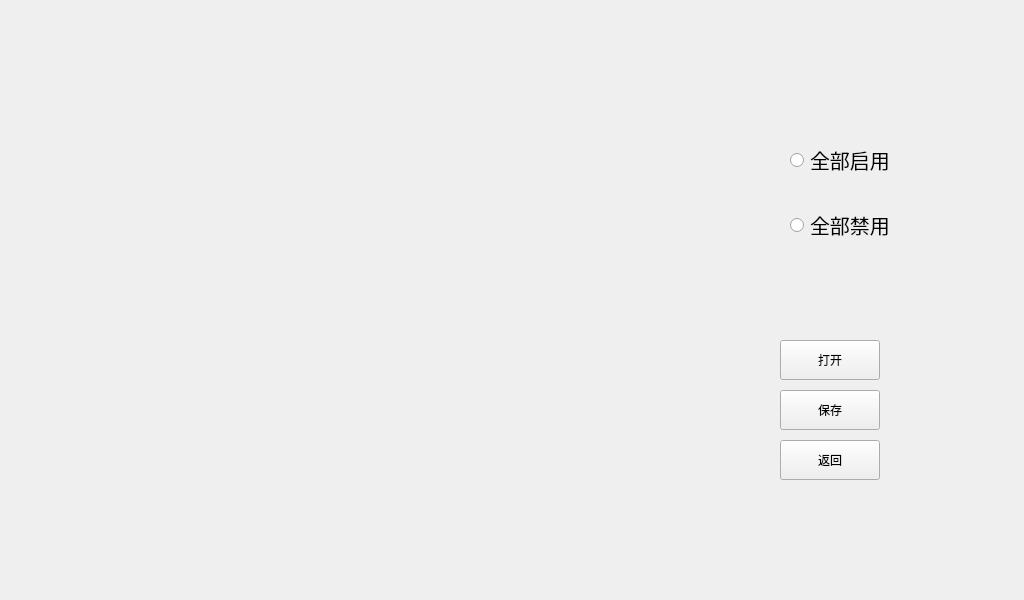
<?xml version="1.0" encoding="UTF-8"?>
<ui version="4.0">
 <class>NodeMgm</class>
 <widget class="QWidget" name="NodeMgm">
  <property name="geometry">
   <rect>
    <x>0</x>
    <y>0</y>
    <width>1024</width>
    <height>600</height>
   </rect>
  </property>
  <property name="windowTitle">
   <string>Form</string>
  </property>
  <widget class="QRadioButton" name="rBtn_allEnable">
   <property name="geometry">
    <rect>
     <x>790</x>
     <y>145</y>
     <width>100</width>
     <height>30</height>
    </rect>
   </property>
   <property name="font">
    <font>
     <family>文泉驿等宽微米黑</family>
     <pointsize>15</pointsize>
    </font>
   </property>
   <property name="focusPolicy">
    <enum>Qt::NoFocus</enum>
   </property>
   <property name="text">
    <string>全部启用</string>
   </property>
  </widget>
  <widget class="QToolButton" name="tBtn_back">
   <property name="geometry">
    <rect>
     <x>780</x>
     <y>440</y>
     <width>100</width>
     <height>40</height>
    </rect>
   </property>
   <property name="text">
    <string>返回</string>
   </property>
  </widget>
  <widget class="QToolButton" name="tBtn_openDb">
   <property name="geometry">
    <rect>
     <x>780</x>
     <y>340</y>
     <width>100</width>
     <height>40</height>
    </rect>
   </property>
   <property name="text">
    <string>打开</string>
   </property>
  </widget>
  <widget class="QRadioButton" name="rBtn_allDisEnable">
   <property name="geometry">
    <rect>
     <x>790</x>
     <y>210</y>
     <width>100</width>
     <height>30</height>
    </rect>
   </property>
   <property name="font">
    <font>
     <family>文泉驿等宽微米黑</family>
     <pointsize>15</pointsize>
    </font>
   </property>
   <property name="focusPolicy">
    <enum>Qt::NoFocus</enum>
   </property>
   <property name="text">
    <string>全部禁用</string>
   </property>
  </widget>
  <widget class="QToolButton" name="tBtn_saveDb">
   <property name="geometry">
    <rect>
     <x>780</x>
     <y>390</y>
     <width>100</width>
     <height>40</height>
    </rect>
   </property>
   <property name="text">
    <string>保存</string>
   </property>
  </widget>
 </widget>
 <resources/>
 <connections/>
</ui>
